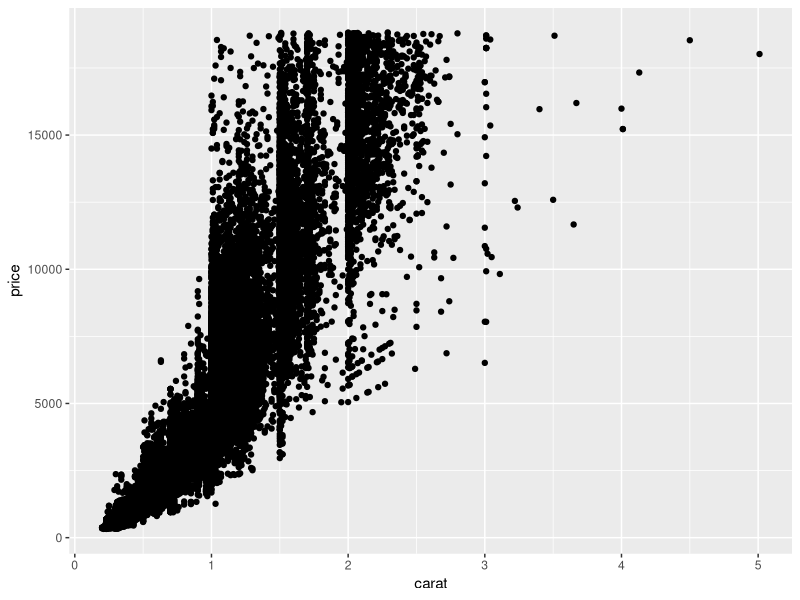
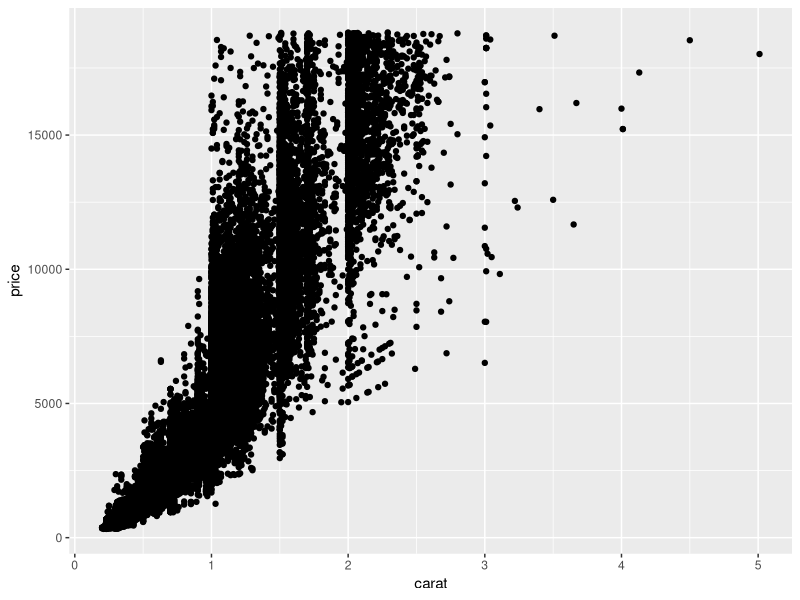
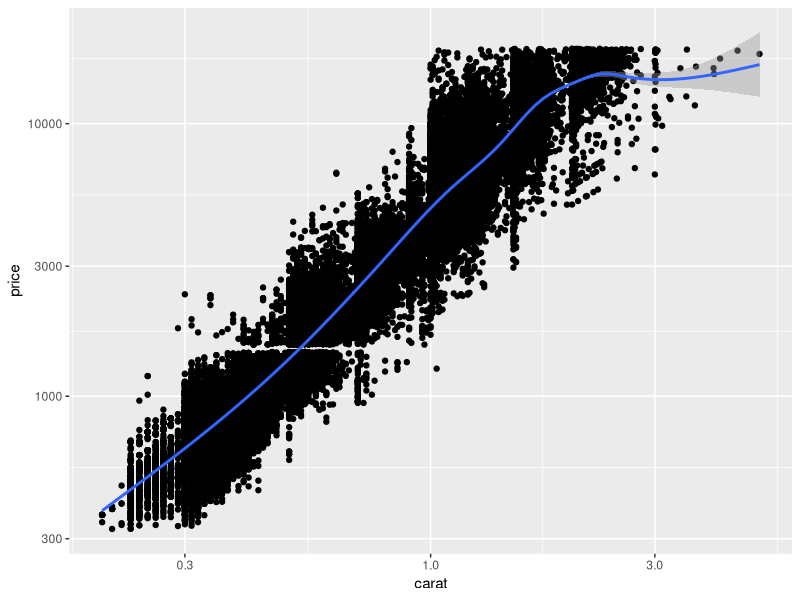
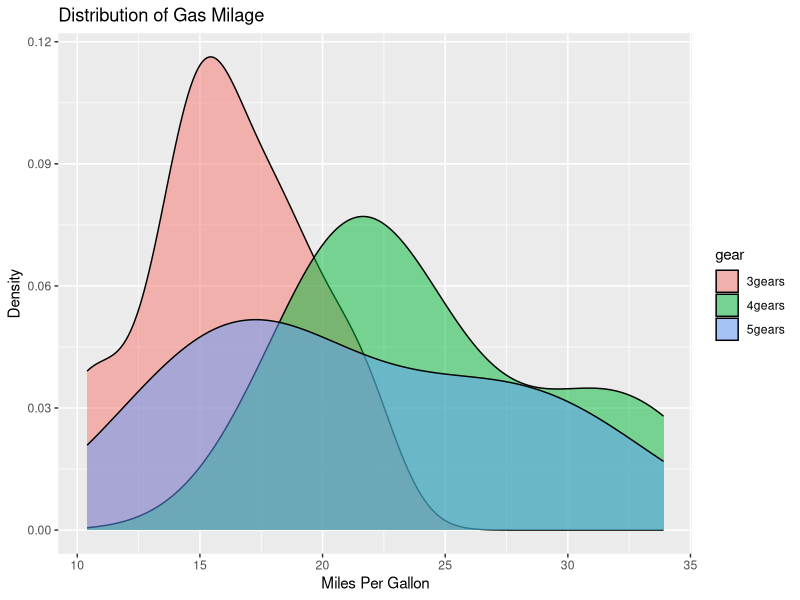
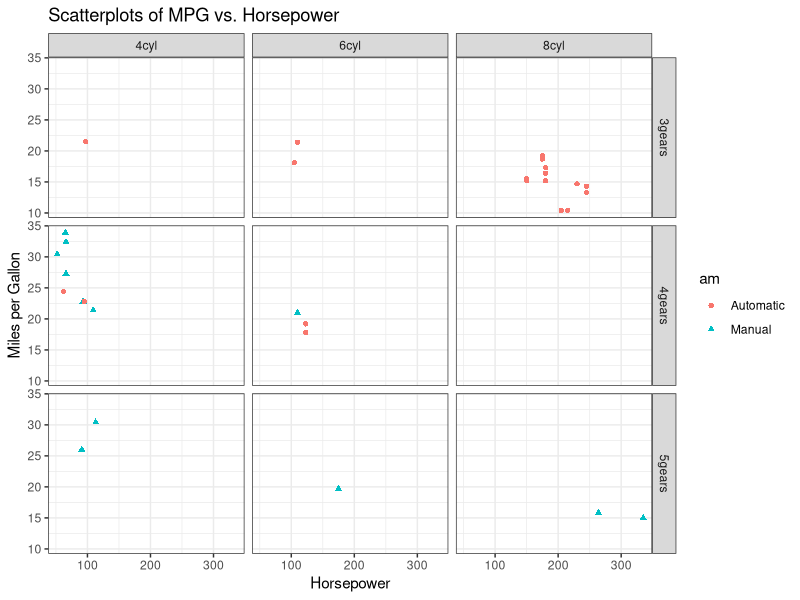
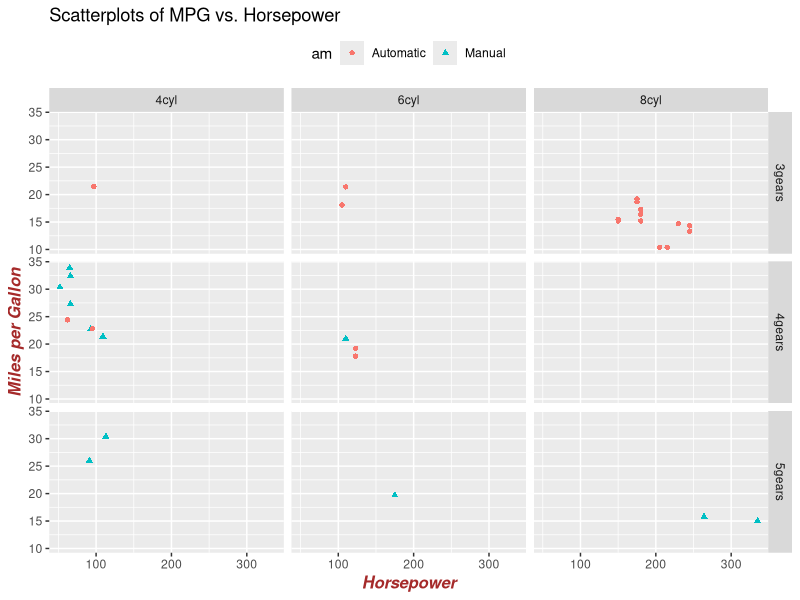
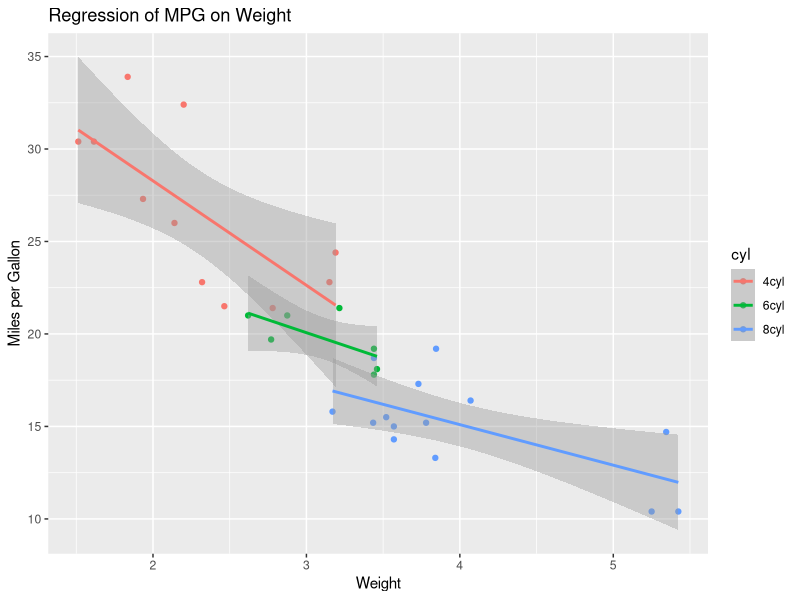
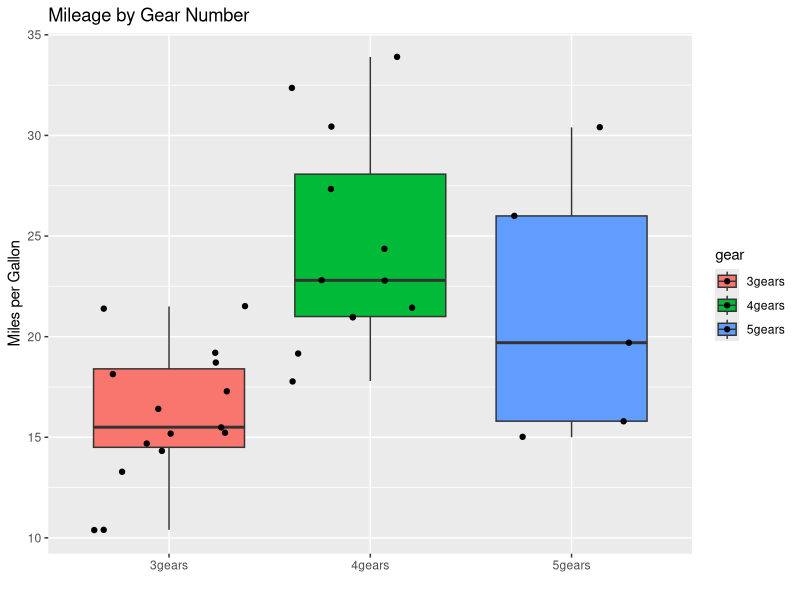

Reproduce these figures in R, in order.
## ---- chunk 1
knitr::opts_chunk$set(echo = TRUE)
## ---- chunk 2
library(ggplot2)
ggplot() +
layer(
data = diamonds, mapping = aes(x = carat, y = price),
geom = "point", stat = "identity", position = "identity"
) +
scale_y_continuous() +
scale_x_continuous() +
coord_cartesian()
## ---- chunk 3
ggplot(diamonds, aes(carat, price)) +
geom_point()
## ---- chunk 4
qplot(carat, price, data = diamonds,
geom = c("point", "smooth"),
  log = "xy"
)
## ---- chunk 5
# From 
# create factors with value labels 
mtcars$gear <- factor(mtcars$gear,levels=c(3,4,5),
  	labels=c("3gears","4gears","5gears")) 
mtcars$am <- factor(mtcars$am,levels=c(0,1),
  	labels=c("Automatic","Manual")) 
mtcars$cyl <- factor(mtcars$cyl,levels=c(4,6,8),
   labels=c("4cyl","6cyl","8cyl")) 

# Kernel density plots for mpg
# grouped by number of gears (indicated by color)
qplot(mpg, data=mtcars, geom="density", fill=gear, alpha=I(.5), 
   main="Distribution of Gas Milage", xlab="Miles Per Gallon", 
   ylab="Density")

 
## ---- chunk 6
p <- qplot(hp, mpg, data=mtcars, shape=am, color=am, 
   facets=gear~cyl, main="Scatterplots of MPG vs. Horsepower",
   xlab="Horsepower", ylab="Miles per Gallon")

# White background and black grid lines
p + theme_bw()

# Large brown bold italics labels
# and legend placed at top of plot
p + theme(axis.title=element_text(face="bold.italic", 
   size="12", color="brown"), legend.position="top")
## ---- chunk 7
qplot(wt, mpg, data=mtcars, geom=c("point", "smooth"), 
   method="lm", formula=y~x, color=cyl, 
   main="Regression of MPG on Weight", 
   xlab="Weight", ylab="Miles per Gallon")
## ---- chunk 8
qplot(gear, mpg, data=mtcars, geom=c("boxplot", "jitter"), 
   fill=gear, main="Mileage by Gear Number",
   xlab="", ylab="Miles per Gallon")
